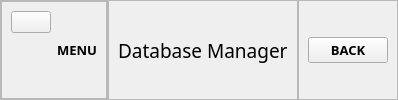
         <widget class="QFrame" name="header_frame">
          <property name="frameShape">
           <enum>QFrame::NoFrame</enum>
          </property>
          <property name="frameShadow">
           <enum>QFrame::Raised</enum>
          </property>
          <layout class="QHBoxLayout" name="horizontalLayout_2">
           <property name="spacing">
            <number>0</number>
           </property>
           <property name="leftMargin">
            <number>0</number>
           </property>
           <property name="topMargin">
            <number>0</number>
           </property>
           <property name="rightMargin">
            <number>0</number>
           </property>
           <property name="bottomMargin">
            <number>0</number>
           </property>
           <item>
            <widget class="QFrame" name="header_frame_left">
             <property name="frameShape">
              <enum>QFrame::StyledPanel</enum>
             </property>
             <property name="frameShadow">
              <enum>QFrame::Raised</enum>
             </property>
             <layout class="QHBoxLayout" name="horizontalLayout_4">
              <property name="spacing">
               <number>7</number>
              </property>
              <property name="leftMargin">
               <number>0</number>
              </property>
              <property name="topMargin">
               <number>0</number>
              </property>
              <property name="rightMargin">
               <number>0</number>
              </property>
              <property name="bottomMargin">
               <number>0</number>
              </property>
              <item alignment="Qt::AlignLeft">
               <widget class="QFrame" name="frame_20">
                <property name="frameShape">
                 <enum>QFrame::StyledPanel</enum>
                </property>
                <property name="frameShadow">
                 <enum>QFrame::Raised</enum>
                </property>
                <layout class="QHBoxLayout" name="horizontalLayout_7">
                 <item alignment="Qt::AlignLeft|Qt::AlignTop">
                  <widget class="QPushButton" name="open_close_side_bar_button">
                   <property name="text">
                    <string/>
                   </property>
                  </widget>
                 </item>
                 <item>
                  <widget class="QLabel" name="label_2">
                   <property name="font">
                    <font>
                     <family>Segoe UI Black</family>
                     <pointsize>10</pointsize>
                     <weight>75</weight>
                     <bold>true</bold>
                    </font>
                   </property>
                   <property name="text">
                    <string>MENU</string>
                   </property>
                  </widget>
                 </item>
                </layout>
               </widget>
              </item>
             </layout>
            </widget>
           </item>
           <item>
            <widget class="QFrame" name="header_frame_center">
             <property name="frameShape">
              <enum>QFrame::StyledPanel</enum>
             </property>
             <property name="frameShadow">
              <enum>QFrame::Raised</enum>
             </property>
             <layout class="QHBoxLayout" name="horizontalLayout_3">
              <item alignment="Qt::AlignHCenter">
               <widget class="QLabel" name="label">
                <property name="font">
                 <font>
                  <family>Goma Octagon</family>
                  <pointsize>14</pointsize>
                 </font>
                </property>
                <property name="text">
                 <string>Database Manager</string>
                </property>
               </widget>
              </item>
             </layout>
            </widget>
           </item>
           <item>
            <widget class="QFrame" name="header_right_frame">
             <property name="frameShape">
              <enum>QFrame::StyledPanel</enum>
             </property>
             <property name="frameShadow">
              <enum>QFrame::Raised</enum>
             </property>
             <layout class="QHBoxLayout" name="horizontalLayout_11">
              <item alignment="Qt::AlignRight">
               <widget class="QPushButton" name="back_button_">
                <property name="font">
                 <font>
                  <family>Segoe UI Black</family>
                  <pointsize>10</pointsize>
                  <weight>75</weight>
                  <bold>true</bold>
                 </font>
                </property>
                <property name="text">
                 <string>BACK</string>
                </property>
               </widget>
              </item>
             </layout>
            </widget>
           </item>
          </layout>
         </widget>
